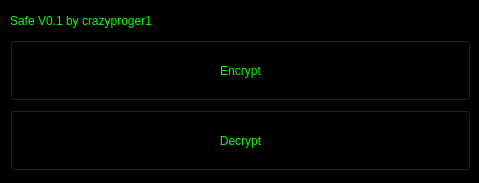
<?xml version="1.0" encoding="UTF-8"?>
<ui version="4.0">
 <class>MainWindow</class>
 <widget class="QMainWindow" name="MainWindow">
  <property name="geometry">
   <rect>
    <x>0</x>
    <y>0</y>
    <width>479</width>
    <height>183</height>
   </rect>
  </property>
  <property name="windowTitle">
   <string>MainWindow</string>
  </property>
  <property name="styleSheet">
   <string notr="true">QPushButton{
	
	background-color: rgb(0, 0, 0);
	color: rgb(0, 255, 0);
	font: 8pt &quot;Segoe Print&quot;;


}




QLabel{
	color: rgb(0, 255, 0);
}


QWidget#MainWindow{
	background-color: rgb(0, 0, 0);
}

QPushButton:hover{
	border: 1px solid rgb(0, 255, 0);
}

QPushButton:pressed{
	
	background-color: rgb(130, 130, 130);
}</string>
  </property>
  <widget class="QWidget" name="centralwidget">
   <widget class="QLabel" name="version_info">
    <property name="geometry">
     <rect>
      <x>10</x>
      <y>10</y>
      <width>231</width>
      <height>21</height>
     </rect>
    </property>
    <property name="styleSheet">
     <string notr="true">font: 8pt &quot;Segoe Print&quot;;</string>
    </property>
    <property name="text">
     <string>Safe V0.1 by crazyproger1</string>
    </property>
   </widget>
   <widget class="QPushButton" name="btn_decrypt">
    <property name="geometry">
     <rect>
      <x>10</x>
      <y>110</y>
      <width>461</width>
      <height>61</height>
     </rect>
    </property>
    <property name="styleSheet">
     <string notr="true">
font: 8pt &quot;Segoe Print&quot;;</string>
    </property>
    <property name="text">
     <string>Decrypt</string>
    </property>
   </widget>
   <widget class="QPushButton" name="btn_encrypt">
    <property name="geometry">
     <rect>
      <x>10</x>
      <y>40</y>
      <width>461</width>
      <height>61</height>
     </rect>
    </property>
    <property name="styleSheet">
     <string notr="true">
font: 8pt &quot;Segoe Print&quot;;

</string>
    </property>
    <property name="text">
     <string>Encrypt</string>
    </property>
   </widget>
  </widget>
 </widget>
 <resources/>
 <connections/>
</ui>
